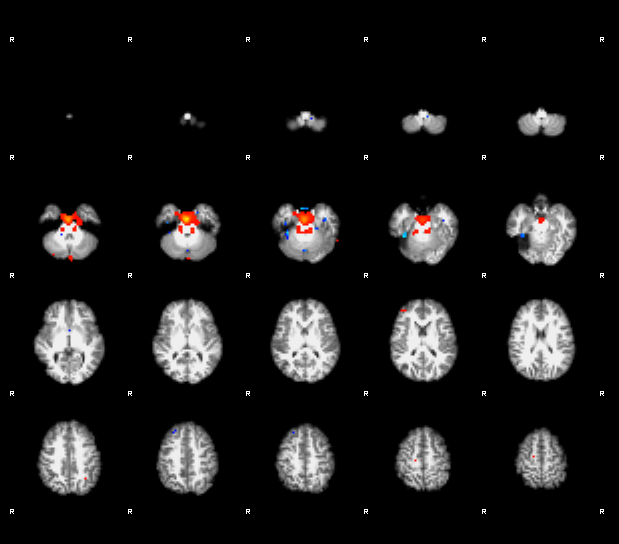
#> input picture yashaswi_veerepalli_assignment1/testPatient/IC_0_thresh.png, 619 x 544 px; its folder holds 4 pictures in this run; the run also reads 1 picture not shown here
$ python test.py
#> lines starting #> are read from the running program, lines starting #| are printed output that depends on the picture
### yashaswi_veerepalli_assignment1/brainextraction.py
from json.tool import main
import numpy as np
from PIL import Image
import cv2
import matplotlib as plot
import os


def matchtemplate(image,template):
    w, h = template.shape[::-1]

    img_gray= cv2.cvtColor(image,cv2.COLOR_BGR2GRAY)
    res = cv2.matchTemplate(img_gray, template, cv2.TM_CCOEFF_NORMED)

    threshold = 0.8
    loc = np.where(res >= threshold)
    points=zip(*loc[::-1])
    mylist=[]
    for pt in points:
        mylist.append((pt[0] + w, pt[1] + h))

    return mylist
# [8 lines left out: function drawcontour, not called in this run]

def saveimagetofolder(image,k,path):
    gray = cv2.cvtColor(image, cv2.COLOR_BGR2GRAY)
    contours, hierarchy = cv2.findContours(gray, cv2.RETR_LIST, cv2.CHAIN_APPROX_NONE)

    if hierarchy is not None:
        cv2.imwrite(os.path.join(path , str(k)+'slice.jpg'), image)

def findwidthheight(lists):

    x=lists[0][0]
    y=lists[0][1]
    width=0
    length=0
    for idx in range(len(lists)):
        if(idx!=0):
            val1=lists[idx][0]
            val2=lists[idx][1]
            if(val2==y and width==0):
                width=val1-x
            if(val1==x and length==0) :
                length=val2-y
    return width,length
def savecroppedimagesslices(image,imgname,array,parent_dir,tw,th):
    # print("saving images")
    id=findwidthheight(array)

    w=id[0]-tw
    h=id[1]-th

    directory= "ICthresh"+str(imgname)+"/"
    path = os.path.join(parent_dir, directory)
    exists = os.path.exists(path)
    if not exists:
        os.mkdir(path)

    for index,item in enumerate(array):

        i=item[0]
        j=item[1]
        cropped_image= image[j:j+h, i:i+w]
        cv2.imshow("Cropped image", cropped_image)
        saveimagetofolder(cropped_image,index,path)
    cv2.destroyAllWindows()

# [21 lines of commented-out code are left out]

### yashaswi_veerepalli_assignment1/test.py
from turtle import pen
import numpy as np
from PIL import Image
import cv2
import matplotlib as plot
import os
import shutil
from brainextraction import *
from clustering import *


# Assuming the following files/folders in same folder
# brainextraction.py
# test.py
# template.png
# testPatient


if __name__ == '__main__':
    print("ok")
    folder="testPatient"
    path= os.getcwd()
    print(path)
    testpath = os.path.join(path, folder)


    boundarypath=os.path.join(path,"boundaries")
    slicespath=os.path.join(path,"slices")
    clusterspath= os.path.join(path,"clusters")
    if os.path.exists(boundarypath):
        shutil.rmtree(boundarypath)
    os.makedirs(boundarypath)
    if os.path.exists(slicespath):
        shutil.rmtree(slicespath)
    os.makedirs(slicespath)
    if os.path.exists(clusterspath):
        shutil.rmtree(clusterspath)
    os.makedirs(clusterspath)


    templatepath= os.path.join(path,'template.png')
    print("template path ",templatepath)
    for images in os.listdir(testpath):
        if images.endswith(".png") and images.split("_")[-1]== "thresh.png" :
            imgpath=os.path.join(testpath,images)
            image = cv2.imread(imgpath)
#> image is the input picture: shape (544, 619, 3); mean B, G, R 25.4, 25.5, 26.1
            idx=images.split("_")[1]
            template = cv2.imread(templatepath,0)
#> template = [[255, 255, 255, 255], [255, 0, 0, 255], [255, 255, 255, 255], [255, 0, 255, 0], [255, 0, 0, 255]]

            lists=matchtemplate(image,template)
#> in matchtemplate, `res = cv2.matchTemplate(img_gray, template, cv2.TM_CCOEFF_NORMED)`:
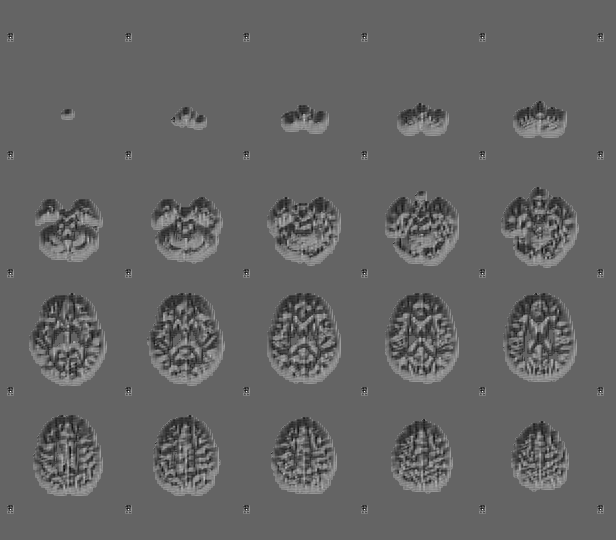
#> res: shape (540, 616) float32; min -0.652, max 1, mean 0.00135; drawn with min black and max white
#> in matchtemplate, `loc = np.where(res >= threshold)`: loc = 30 positions, rows 37 to 509, columns 10 to 600
#> the loop in matchtemplate, `for pt in points:` made 30 passes
#> pt on passes 1 to 12: (10, 37), (128, 37), (246, 37), (364, 37), (482, 37), (600, 37), (10, 155), (128, 155), (246, 155), (364, 155), (482, 155), (600, 155)
#> after the loop in matchtemplate, `for pt in points:`: mylist = 30 pairs, first value 14 to 604, second value 42 to 514
#> lists has the same summary as mylist in matchtemplate
            try:
                w, h = template.shape[::-1]
#> w = 4; h = 5
                savecroppedimagesslices(image,idx,lists,slicespath,w,h)
#> in findwidthheight, `x=lists[0][0]`: x = 14
#> in findwidthheight, `y=lists[0][1]`: y = 42
#> the loop in findwidthheight, `for idx in range(len(lists)):` made 30 passes
#> (val1, val2, width) on pass 2: (132, 42, 118)
#> (val1, val2, length) on pass 7: (14, 160, 118)
#> after the loop in findwidthheight, `for idx in range(len(lists)):`: length = 118
#> in savecroppedimagesslices, `id=findwidthheight(array)`: id = (118, 118)
#> in savecroppedimagesslices, `w=id[0]-tw`: w = 114
#> in savecroppedimagesslices, `h=id[1]-th`: h = 113
#> the loop in savecroppedimagesslices, `for index,item in enumerate(array): ` made 30 passes
#> (i, j) on passes 1 to 12: (14, 42), (132, 42), (250, 42), (368, 42), (486, 42), (604, 42), (14, 160), (132, 160), (250, 160), (368, 160), (486, 160), (604, 160)
#> pass 1, in savecroppedimagesslices, `cropped_image= image[j:j+h, i:i+w]`:
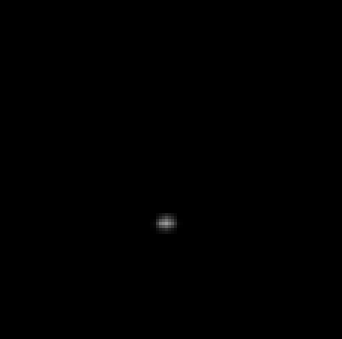
#> cropped_image: shape (113, 114, 3) (shown 3 times larger); min 0, max 153, mean 0.2

                # drawcontour(image)
                # savecroppedimagesboundaries(image,idx,lists,boundarypath,w,h)
            except:
                print("Template image not in same folder as python files")
#> pass 2 of the loop `for images in os.listdir(testpath):`:
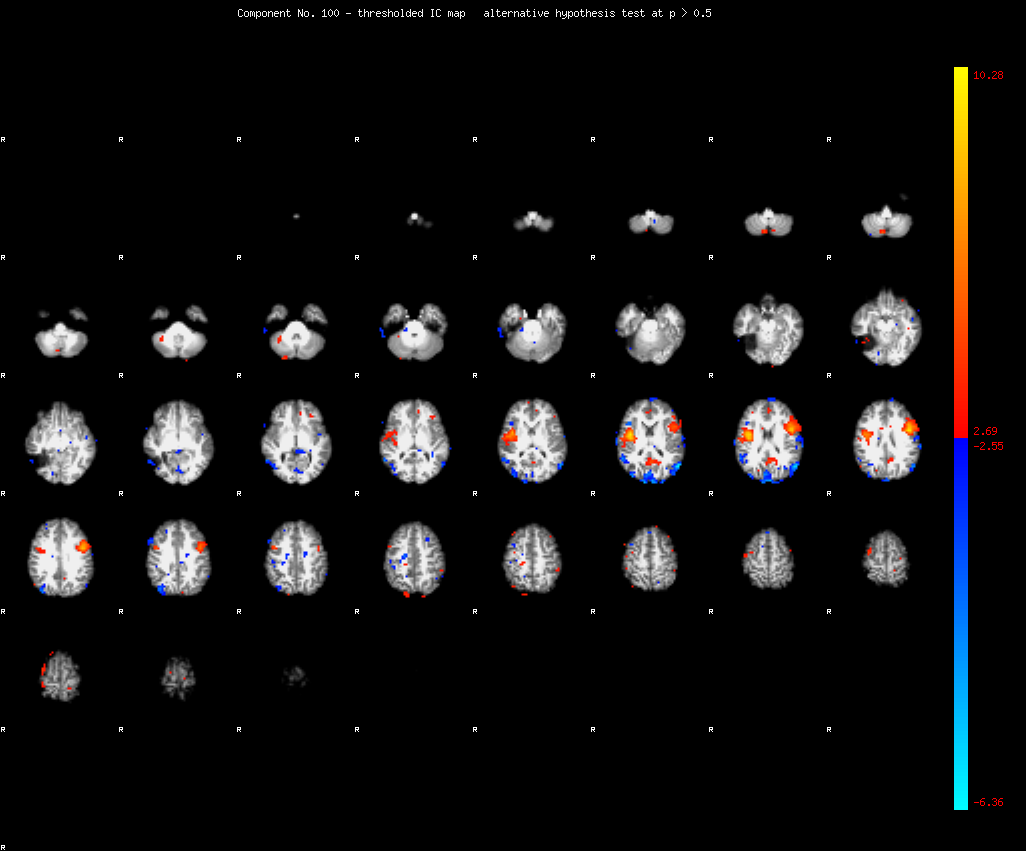
#> input picture yashaswi_veerepalli_assignment1/testPatient/IC_100_thresh.png, 1026 x 851 px
#> image is the input picture: shape (851, 1026, 3); mean B, G, R 17.8, 17.5, 17.9
#> in matchtemplate (call 2), `img_gray= cv2.cvtColor(image,cv2.COLOR_BGR2GRAY)`:
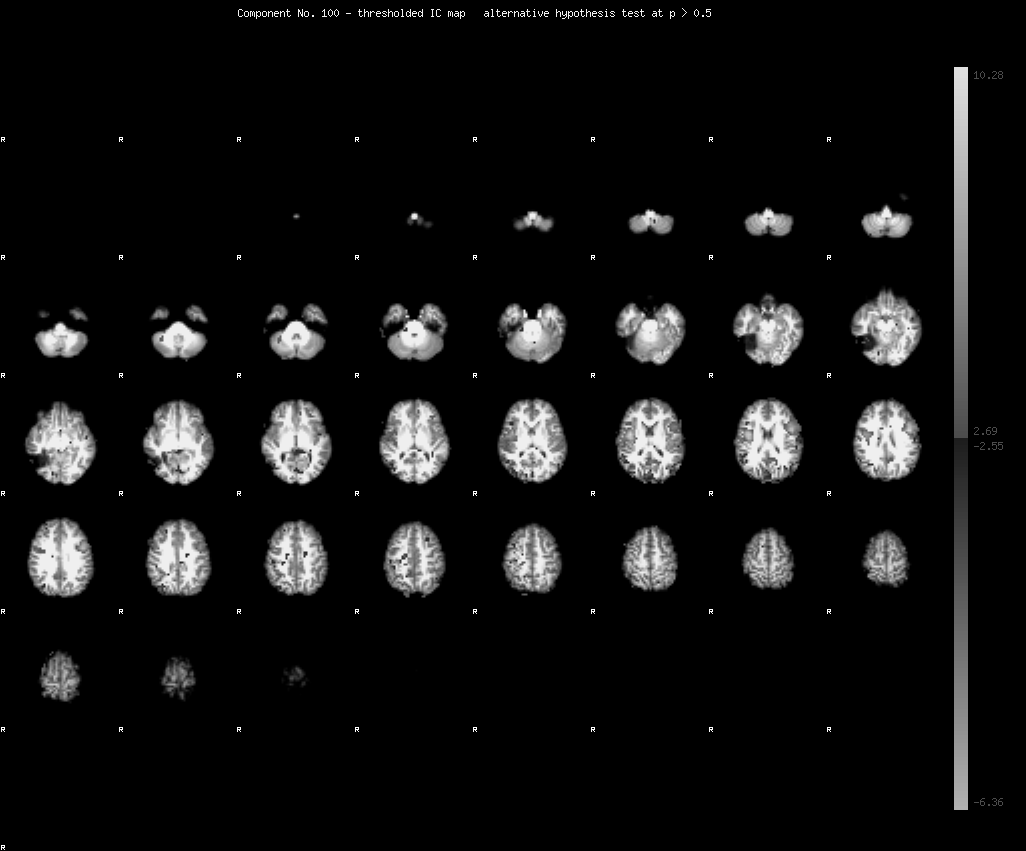
#> img_gray: shape (851, 1026); min 0, max 255, mean 17.6
#> in matchtemplate (call 2), `res = cv2.matchTemplate(img_gray, template, cv2.TM_CCOEFF_NORMED)`:
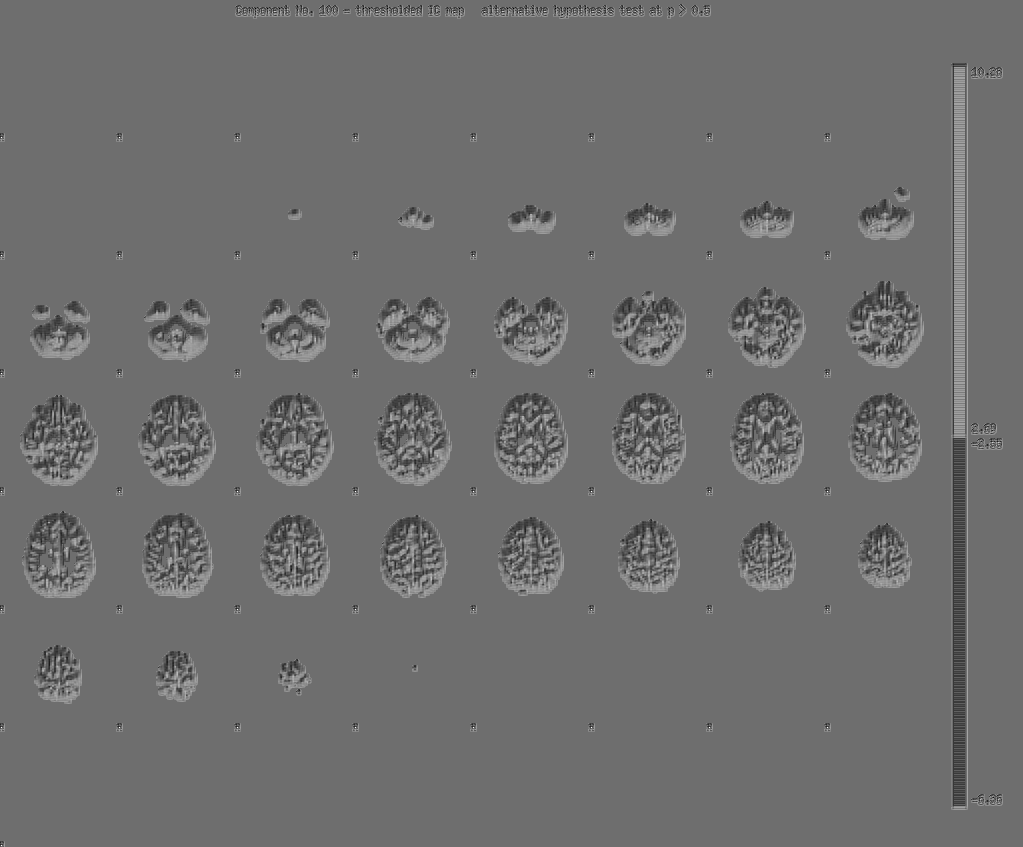
#> res: shape (847, 1023) float32; min -0.764, max 1, mean 0.000744; drawn with min black and max white
#> loc = 49 positions, rows 137 to 845, columns 1 to 827
#> the loop in matchtemplate (call 2), `for pt in points:` made 49 passes
#> pt on passes 1 to 8: (1, 137), (119, 137), (237, 137), (355, 137), (473, 137), (591, 137), (709, 137), (827, 137)
#> after the loop in matchtemplate (call 2), `for pt in points:`: mylist = 49 pairs, first value 5 to 831, second value 142 to 850
#> lists has the same summary as mylist in matchtemplate
#> the loop in findwidthheight (call 2), `for idx in range(len(lists)):` made 49 passes
#> (val1, val2, width) on pass 2: (123, 142, 118)
#> the loop in savecroppedimagesslices (call 2), `for index,item in enumerate(array): ` made 49 passes
#> (i, j) on passes 1 to 8: (5, 142), (123, 142), (241, 142), (359, 142), (477, 142), (595, 142), (713, 142), (831, 142)
#> pass 3 of the loop `for images in os.listdir(testpath):`:
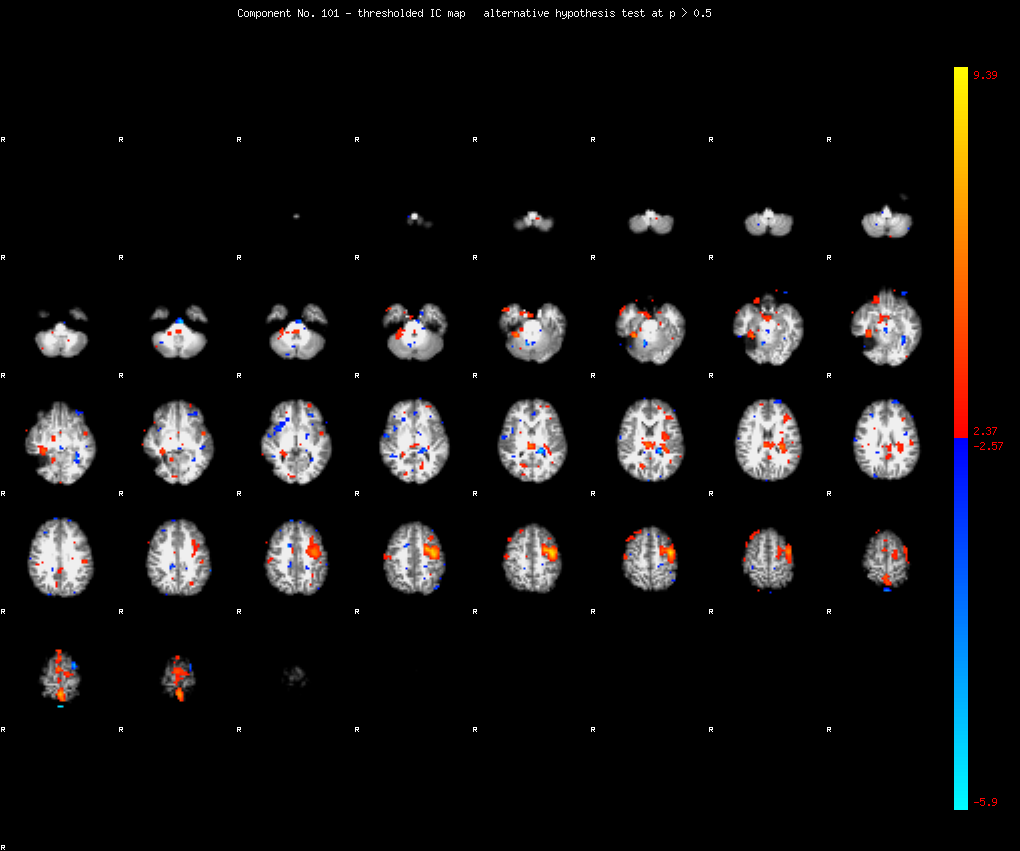
#> input picture yashaswi_veerepalli_assignment1/testPatient/IC_101_thresh.png, 1020 x 851 px
#> image is the input picture: shape (851, 1020, 3); mean B, G, R 17.5, 17.3, 18.3
#> in matchtemplate (call 3), `img_gray= cv2.cvtColor(image,cv2.COLOR_BGR2GRAY)`:
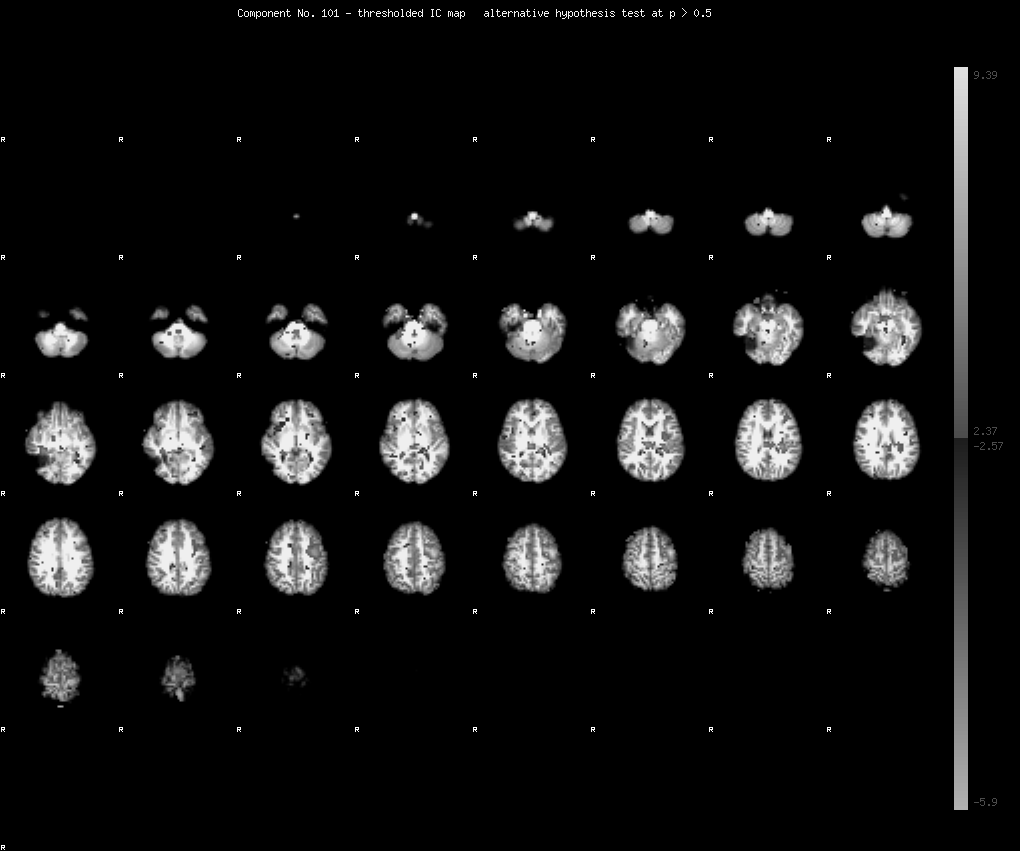
#> img_gray: shape (851, 1020); min 0, max 255, mean 17.6
#> in matchtemplate (call 3), `res = cv2.matchTemplate(img_gray, template, cv2.TM_CCOEFF_NORMED)`:
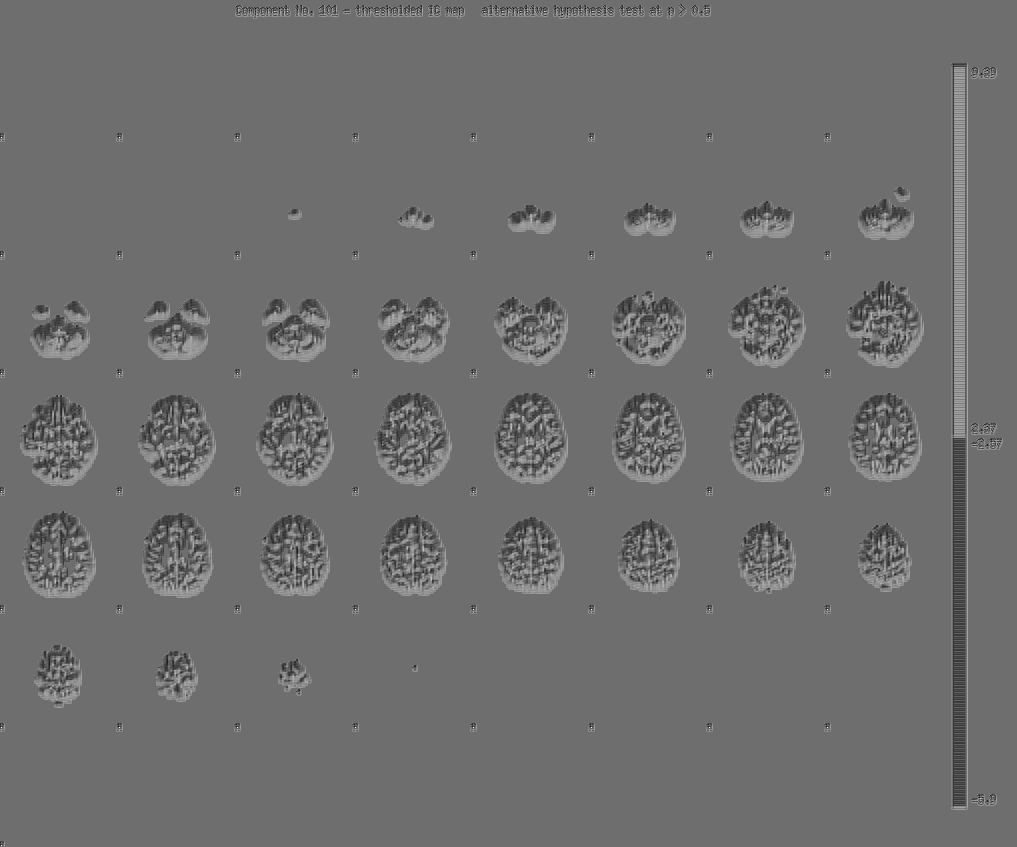
#> res: shape (847, 1017) float32; min -0.764, max 1, mean 0.000742; drawn with min black and max white
#> the loop in matchtemplate (call 3), `for pt in points:` made 49 passes
#> the loop made 4 passes; the first 3 are shown

    slicesfolder=os.listdir(slicespath)
#> slicesfolder = ['ICthresh0', 'ICthresh100', 'ICthresh101', 'ICthresh102']
    for thresh in slicesfolder:
        # print(thresh)
        threshfolder= os.path.join(slicespath,thresh)
#> (the run stopped early here; a loop or call above may not have finished)
